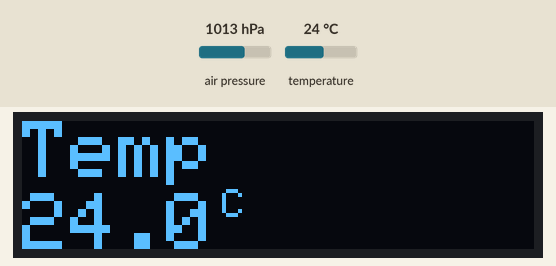
Simulated run of this sketch. Board: ESP32. Parts: 128×32 one-colour display. The test bench sets the inputs (shaded band); at power-on: temperature 24 °C, air pressure 1013 hPa. WiFi joins after 1.5 s; servers stay silent unless stated.

Above: at 5.0 s.
5.1 s: temperature set to 12 °C
At 6.5 s:
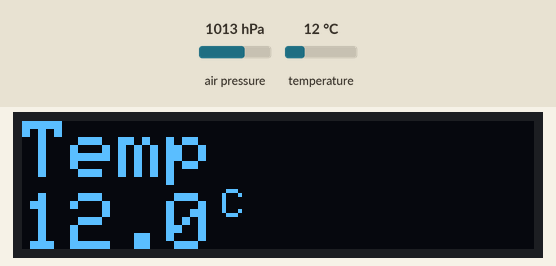
7.3 s: temperature set to 19 °C
At 8.7 s:
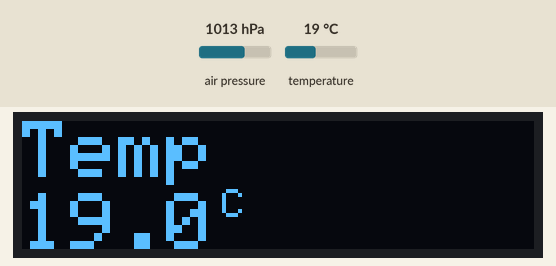
9.4 s: temperature set to 28 °C
At 10.8 s:
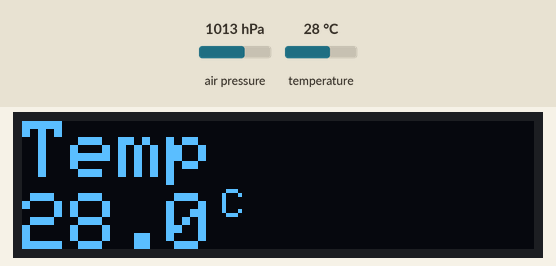
Timing chart, 0 to 12.4 s (numbered marks = the images above; inputs shaded):
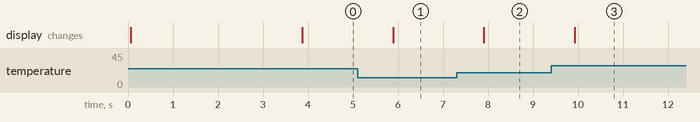

The sketch:

Testweek5SensorenenInterfacing.ino
```cpp
#include <WiFi.h>
#include <WiFiClient.h>
#include <BlynkSimpleEsp32.h>
#include <Wire.h>
#include <SPI.h>
#include <Adafruit_GFX.h>      //Libraries for the OLED and BMP280
#include <Adafruit_SSD1306.h>
#include <Adafruit_BMP280.h>

#define SCREEN_WIDTH 128 // OLED display width, in pixels
#define SCREEN_HEIGHT 32 // OLED display height, in pixels
#define OLED_RESET    -1 // Reset pin # (or -1 if sharing Arduino reset pin)

Adafruit_SSD1306 display(SCREEN_WIDTH, SCREEN_HEIGHT, &Wire, OLED_RESET); //Declaring the display name (display)
Adafruit_BMP280 bmp;

char auth[] = "nLznlzDM8kclElMqqezoljvz3GKfF4pY";
char ssid[] = "Anton";
char pass[] = "Aanton12";
BlynkTimer timer;

void setup() {
  bmp.begin();                                //Start the bmp
  display.begin(SSD1306_SWITCHCAPVCC, 0x3C); //Start the OLED display
  display.clearDisplay();
  display.display();
  display.setTextColor(WHITE);
  display.setTextSize(1);
  display.print("SurtrTech");     //Show the name, you can remove it or replace it
  display.setCursor(32,12);
  display.setTextSize(2);
  display.println("BMP280");
  display.display();
  delay(2000);
  Blynk.begin(auth, ssid, pass);
}

void loop() {
    Blynk.run();
    timer.run();
    display.clearDisplay();
    float T = bmp.readTemperature();           //Read temperature in C
    float P = bmp.readPressure()/100;         //Read Pressure in Pa and conversion to hPa
    float A = bmp.readAltitude(1019.66);
    Blynk.virtualWrite(V1, T); //Calculating the Altitude, the "1019.66" is the pressure in (hPa) at sea level at day in your region
                                              //If you don't know it just modify it until you get the altitude of your place

    display.setCursor(0,0);                   //Oled display, just playing with text size and cursor to get the display you want
    display.setTextColor(WHITE);
    display.setTextSize(2);
    display.print("Temp");

    display.setCursor(0,18);
    display.print(T,1);
    display.setCursor(50,17);
    display.setTextSize(1);
    display.print("C");

    //display.setTextSize(1);
    //display.setCursor(65,0);
    //display.print("Pres");
    //display.setCursor(65,10);
    //display.print(P);
    //display.setCursor(110,10);
    //display.print("hPa");

    //display.setCursor(65,25);
    //display.print("Alt");
    //display.setCursor(90,25);
    //display.print(A,0);
    //display.setCursor(110,25);
    //display.print("m");

    display.display();
    delay(2000);
}
```

Measured:
- after the input at 5.1 s, the display: changes after 0.79 s (image 1)
- after the input at 7.3 s, the display: changes after 0.61 s (image 2)
- after the input at 9.4 s, the display: changes after 0.53 s (image 3)
